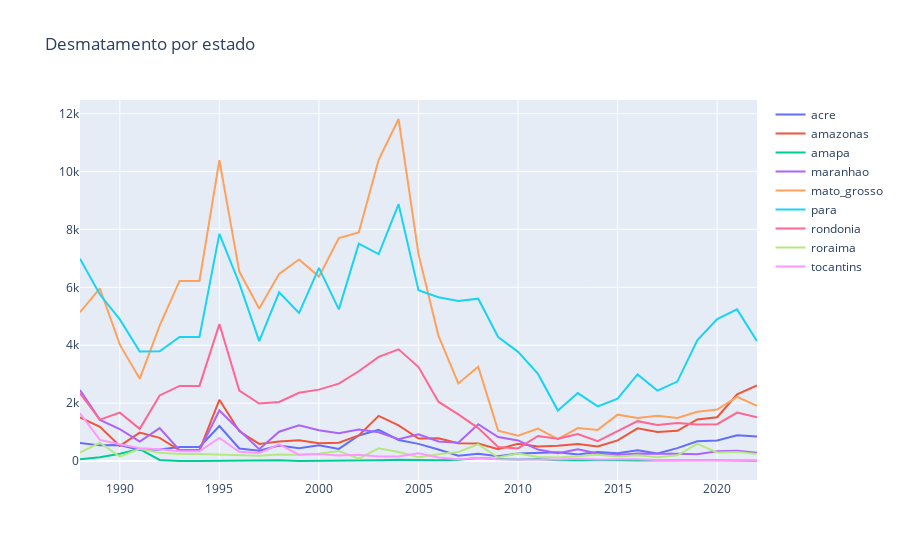

Notebook source saved alongside this figure:
### Markdown cell above
## GRAFICO DE LINHA

### Code cell
## GRAFICO DE LINHAS DE TODAS DE DESMATAMENTO POR ESTADO
def linha(df, x, title):
	fig = go.Figure()
	for coluna in df.columns:
		if coluna != x:
			fig.add_trace(go.Scatter(x=df[x], y=df[coluna], mode='lines', name=coluna))
	fig.update_layout(title=title)
	fig.show()

linha(df_desmatamento, 'ano', 'Desmatamento por estado')
